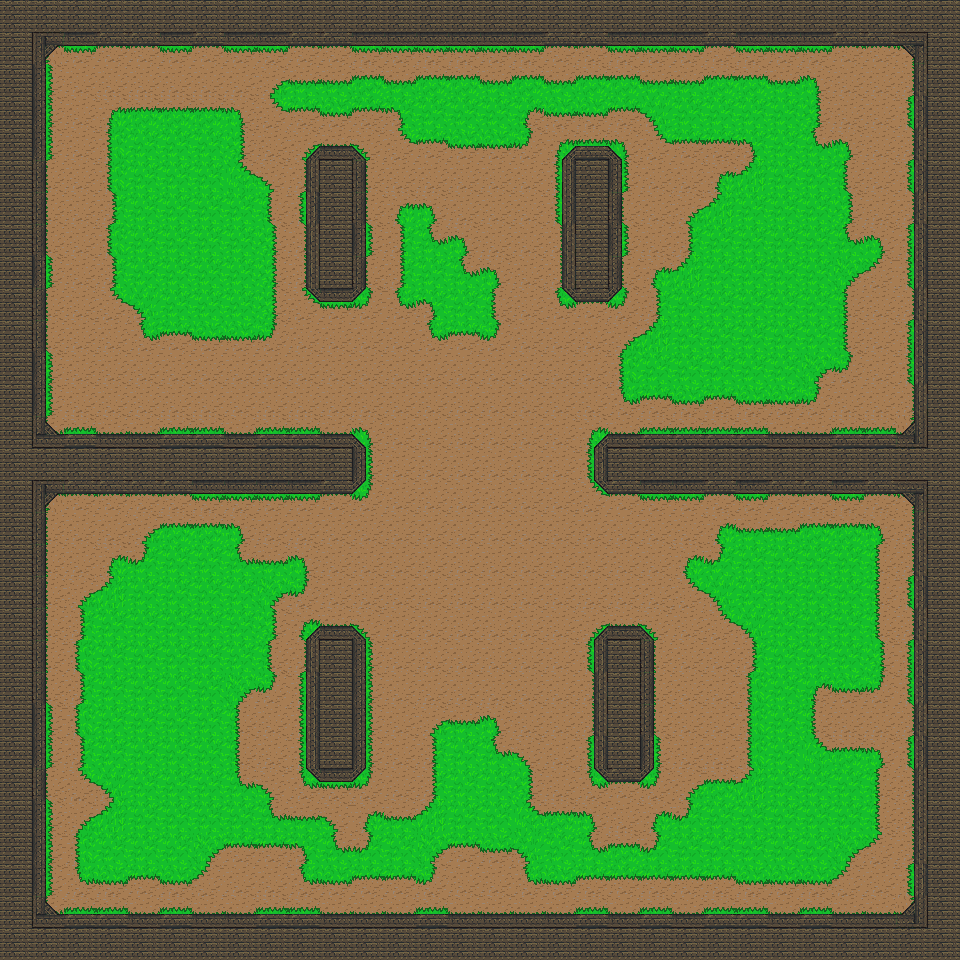

Rendered tile map (Tiled .tmx) drawn with the repository's tilesets; below, a short description and the full map source, tile grids included:
An orthogonal 30x30 tile map with 32x32 px tiles, 2 tile layers (ground, walls) and 5 objects (border0, border4, border3, border1, border2).

<map version="1.0" tiledversion="2017.07.17" orientation="orthogonal" renderorder="right-down" width="30" height="30" tilewidth="32" tileheight="32" nextobjectid="7">
 <tileset firstgid="1" source="tileset/groundtileset.tsx" />
 <layer name="ground" width="30" height="30" locked="1">
  <data encoding="csv">
30,30,30,30,30,30,30,30,30,30,30,30,30,30,30,30,30,30,30,30,30,30,30,30,30,30,30,30,30,33,
30,30,30,30,30,30,30,30,30,30,30,30,30,30,30,33,30,30,30,30,30,30,30,30,33,33,30,33,33,30,
30,30,30,30,30,30,30,30,43,37,37,2,37,2,2,37,2,37,2,2,37,37,2,2,37,3,30,30,30,30,
30,30,30,1,2,2,2,3,45,23,16,23,24,9,9,9,22,16,16,23,49,9,9,9,9,10,30,30,30,30,
30,30,30,8,9,9,9,10,30,30,30,30,45,23,16,16,17,30,30,30,45,23,23,24,9,36,3,30,30,30,
30,30,30,8,9,9,9,42,44,30,30,30,30,30,30,30,30,30,30,30,30,30,1,48,9,9,29,30,30,30,
30,30,30,31,9,9,9,9,29,30,30,30,1,3,30,30,30,30,30,30,30,43,48,9,9,9,10,30,33,33,
30,30,30,8,9,9,9,9,10,30,30,30,31,36,3,30,30,30,30,30,30,31,9,9,9,9,36,3,30,30,
30,30,30,31,9,9,9,9,10,30,30,30,31,9,36,3,30,30,30,30,1,48,9,9,9,9,35,46,30,30,
30,30,30,45,49,9,9,9,10,30,30,30,15,24,9,29,30,30,30,30,31,9,9,9,9,9,29,30,30,33,
30,30,30,30,15,23,16,16,17,30,30,30,30,15,23,17,30,30,30,43,48,9,9,9,9,9,29,30,30,30,
30,30,30,30,30,30,30,30,30,30,30,30,30,30,30,30,30,30,30,8,9,9,9,9,9,35,17,30,30,33,
30,30,30,30,30,30,30,30,30,30,30,30,30,30,30,30,30,30,30,15,23,16,23,16,16,17,30,30,30,30,
30,30,30,30,30,30,30,30,30,30,30,30,30,30,30,30,30,30,30,30,30,30,30,30,30,30,30,30,33,33,
30,30,30,30,30,30,30,30,30,30,30,30,30,30,30,30,30,30,30,30,30,30,30,30,30,30,30,30,30,33,
30,30,30,30,30,30,30,30,30,30,30,30,30,30,30,30,30,30,30,30,30,30,30,30,30,30,33,30,30,30,
30,30,30,30,43,2,2,3,30,30,30,30,30,30,30,30,30,30,30,30,30,30,1,37,37,2,2,3,30,30,
30,30,30,1,38,9,9,36,37,3,30,30,30,30,30,30,30,30,30,30,30,1,38,9,9,9,9,29,30,30,
30,30,43,48,9,9,9,9,35,17,30,30,30,30,30,30,30,30,30,30,30,45,49,9,9,9,9,29,30,30,
30,30,31,9,9,9,9,9,10,30,30,30,30,30,30,30,30,30,30,30,30,30,45,49,9,9,9,29,30,30,
30,30,8,9,9,9,9,9,29,30,30,30,30,30,30,30,30,30,30,30,30,30,30,31,9,9,9,10,30,30,
30,30,31,9,9,9,9,35,17,30,30,30,30,30,30,30,30,30,30,30,30,30,30,8,9,22,16,17,30,30,
30,30,8,9,9,9,9,29,30,30,30,30,30,43,37,3,30,30,30,30,30,30,30,8,9,29,30,30,30,30,
30,30,31,9,9,9,9,29,30,30,30,30,30,31,9,36,44,30,30,30,30,30,30,8,9,42,2,3,30,30,
30,30,45,49,9,9,9,36,44,30,30,30,30,31,9,9,10,30,30,30,30,43,2,48,9,9,9,29,30,30,
30,30,43,48,9,9,9,9,36,37,44,1,37,48,9,9,42,2,3,30,1,38,9,9,9,9,9,29,30,30,
30,30,8,9,9,9,35,23,23,24,36,38,9,35,23,16,49,9,36,2,38,9,9,9,9,9,35,46,30,30,
30,30,15,16,23,16,46,30,30,15,16,23,23,17,30,30,15,16,23,23,23,23,23,16,16,16,46,30,30,33,
30,30,30,30,30,30,30,30,30,30,30,30,30,30,30,30,30,30,30,30,30,30,30,30,33,33,33,33,33,30,
33,30,30,30,30,30,30,30,30,30,30,30,30,30,30,30,30,30,30,30,30,30,30,30,30,30,30,30,30,30
</data>
 </layer>
 <layer name="walls" width="30" height="30" locked="1">
  <data encoding="csv">
12,12,12,12,12,12,12,12,12,12,12,12,12,12,12,12,12,12,12,12,12,12,12,12,12,12,12,12,12,12,
12,25,19,26,26,19,26,19,19,26,26,19,19,19,19,19,19,26,26,19,19,19,26,19,19,19,26,26,27,12,
12,13,0,0,0,0,0,0,0,0,0,0,0,0,0,0,0,0,0,0,0,0,0,0,0,0,0,0,34,12,
12,13,0,0,0,0,0,0,0,0,0,0,0,0,0,0,0,0,0,0,0,0,0,0,0,0,0,0,11,12,
12,13,0,0,0,0,0,0,0,7,40,21,0,0,0,0,0,4,5,6,0,0,0,0,0,0,0,0,34,12,
12,32,0,0,0,0,0,0,0,34,12,32,0,0,0,0,0,11,12,13,0,0,0,0,0,0,0,0,11,12,
12,32,0,0,0,0,0,0,0,11,12,32,0,0,0,0,0,11,12,32,0,0,0,0,0,0,0,0,34,12,
12,32,0,0,0,0,0,0,0,34,12,13,0,0,0,0,0,34,12,13,0,0,0,0,0,0,0,0,11,12,
12,13,0,0,0,0,0,0,0,34,12,32,0,0,0,0,0,34,12,32,0,0,0,0,0,0,0,0,11,12,
12,32,0,0,0,0,0,0,0,14,19,20,0,0,0,0,0,18,26,20,0,0,0,0,0,0,0,0,34,12,
12,32,0,0,0,0,0,0,0,0,0,0,0,0,0,0,0,0,0,0,0,0,0,0,0,0,0,0,11,12,
12,13,0,0,0,0,0,0,0,0,0,0,0,0,0,0,0,0,0,0,0,0,0,0,0,0,0,0,11,12,
12,13,0,0,0,0,0,0,0,0,0,0,0,0,0,0,0,0,0,0,0,0,0,0,0,0,0,0,34,12,
12,39,5,40,40,5,5,40,5,5,40,6,0,0,0,0,0,0,4,40,5,5,5,5,40,40,5,5,41,12,
12,12,12,12,12,12,12,12,12,12,12,13,0,0,0,0,0,0,11,12,12,12,12,12,12,12,12,12,12,12,
12,25,26,26,26,26,19,19,19,19,26,20,0,0,0,0,0,0,14,26,19,19,26,19,26,26,19,26,27,12,
12,32,0,0,0,0,0,0,0,0,0,0,0,0,0,0,0,0,0,0,0,0,0,0,0,0,0,0,34,12,
12,32,0,0,0,0,0,0,0,0,0,0,0,0,0,0,0,0,0,0,0,0,0,0,0,0,0,0,34,12,
12,32,0,0,0,0,0,0,0,0,0,0,0,0,0,0,0,0,0,0,0,0,0,0,0,0,0,0,11,12,
12,32,0,0,0,0,0,0,0,4,40,21,0,0,0,0,0,0,7,40,21,0,0,0,0,0,0,0,34,12,
12,32,0,0,0,0,0,0,0,34,12,13,0,0,0,0,0,0,11,12,32,0,0,0,0,0,0,0,11,12,
12,32,0,0,0,0,0,0,0,11,12,13,0,0,0,0,0,0,34,12,32,0,0,0,0,0,0,0,11,12,
12,13,0,0,0,0,0,0,0,11,12,13,0,0,0,0,0,0,34,12,32,0,0,0,0,0,0,0,34,12,
12,13,0,0,0,0,0,0,0,11,12,13,0,0,0,0,0,0,11,12,13,0,0,0,0,0,0,0,11,12,
12,32,0,0,0,0,0,0,0,18,19,20,0,0,0,0,0,0,18,26,20,0,0,0,0,0,0,0,34,12,
12,13,0,0,0,0,0,0,0,0,0,0,0,0,0,0,0,0,0,0,0,0,0,0,0,0,0,0,34,12,
12,13,0,0,0,0,0,0,0,0,0,0,0,0,0,0,0,0,0,0,0,0,0,0,0,0,0,0,34,12,
12,13,0,0,0,0,0,0,0,0,0,0,0,0,0,0,0,0,0,0,0,0,0,0,0,0,0,0,11,12,
12,39,5,5,40,5,40,40,5,5,40,40,40,5,40,40,40,40,5,40,5,40,5,5,40,5,40,40,41,12,
12,12,12,12,12,12,12,12,12,12,12,12,12,12,12,12,12,12,12,12,12,12,12,12,12,12,12,12,12,12
</data>
 </layer>
 <objectgroup name="borders" locked="1">
  <object id="1" name="border0" x="58" y="46">
   <polyline points="0,0 -12,12 -12,376 0,388 294,388 308,402 308,434 294,448 0,448 -12,460 -12,856 0,868 844,868 856,856 856,460 844,448 550,448 536,434 536,402 550,388 844,388 856,376 856,12 844,0 0,0" />
  </object>
  <object id="2" name="border4" x="320" y="146">
   <polyline points="0,0 -14,14 -14,142 0,156 32,156 46,142 46,14 32,0 0,0" />
  </object>
  <object id="4" name="border3" x="576" y="146">
   <polyline points="0,0 -14,14 -14,142 0,156 32,156 46,142 46,14 32,0 0,0" />
  </object>
  <object id="5" name="border1" x="320" y="626">
   <polyline points="0,0 -14,14 -14,142 0,156 32,156 46,142 46,14 32,0 0,0" />
  </object>
  <object id="6" name="border2" x="608" y="626">
   <polyline points="0,0 -14,14 -14,142 0,156 32,156 46,142 46,14 32,0 0,0" />
  </object>
 </objectgroup>
</map>